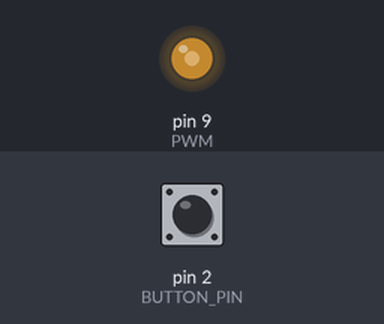
Bench run of a program on a simulated Arduino Nano, built with avr-gcc and run on an emulated ATmega328P. On the bench: output pins drawn as LEDs (lit = HIGH). The inputs (shaded band) are chosen by the test bench; at power-on: pin 2 (BUTTON_PIN) HIGH.

Above: at 1.2 s.
1.3 s: pin 2 (BUTTON_PIN) pulled LOW for 0.15 s
At 1.45 s:
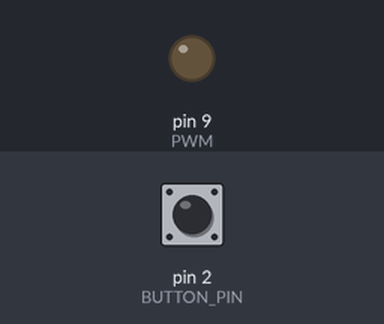
3.0 s: pin 2 (BUTTON_PIN) pulled LOW for 1 s
At 3.5 s:
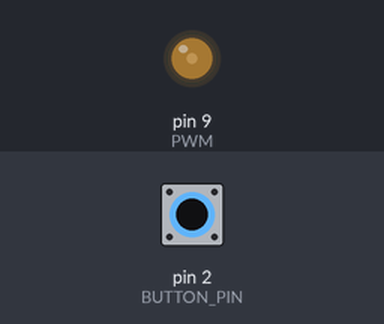
5.5 s: pin 2 (BUTTON_PIN) pulsed LOW 2 times (0.12 s each, 0.3 s apart)
At 5.64 s:
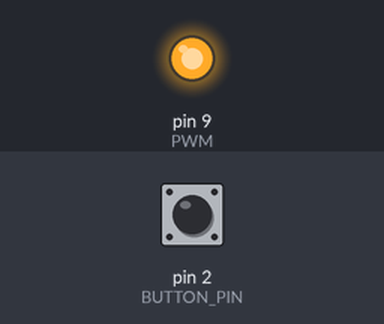
8.5 s: pin 2 (BUTTON_PIN) pulled LOW for 3.2 s
At 9.3 s:
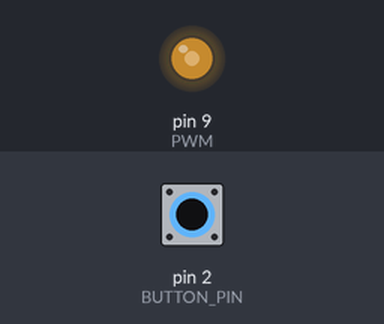
Timing chart, 0 to 13.3 s (numbered marks = the images above; inputs shaded):
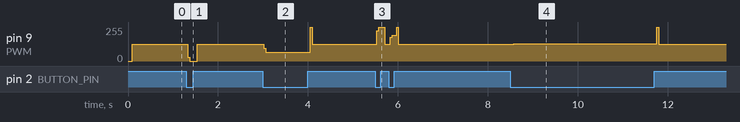

The program:

main.cpp
```cpp
#include <Arduino.h>


#define BUTTON_PIN 2
#define PWM 9


int estado_botao = 0;
int pwm = 0;
int ultimo_estado_botao = 0;
unsigned long tempo_acionado = 0;
unsigned long tempo_delay = 50;

void setup() {
  pinMode(PWM, OUTPUT);
  pinMode(BUTTON_PIN, INPUT_PULLUP);
}

void loop() {

  int leitura = digitalRead(BUTTON_PIN);

  if (leitura != ultimo_estado_botao) {
    ultimo_estado_botao = leitura;
    if (leitura == HIGH) {
      tempo_acionado = millis();
    }
  }

  if (leitura == HIGH && ((millis() - tempo_acionado) > tempo_delay)) {
    pwm = pwm + 64;

    if (pwm > 256){
        pwm = 0;
    }
  }

  analogWrite(PWM, pwm);

}
```

Measured:
- after the input at 1.3 s, pin 9 (PWM): 125/255 → 0/255 at once, → 125/255 0.21 s later
- after the input at 3.0 s, pin 9 (PWM): 125/255 → 64/255 at once, → 125/255 1.0 s later
- after the input at 5.5 s, pin 9 (PWM): 125/255 → 255/255 at once, → 125/255 0.18 s later, → 192/255 0.12 s later, → 125/255 0.14 s later
- after the input at 8.5 s, pin 9 (PWM): 125/255 → 128/255 after 0.07 s, → 125/255 3.2 s later
